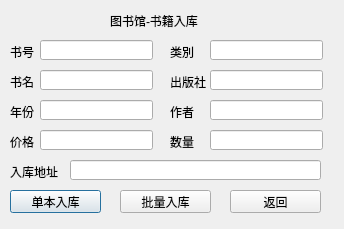
<?xml version="1.0" encoding="UTF-8"?>
<ui version="4.0">
 <class>DStorage</class>
 <widget class="QDialog" name="DStorage">
  <property name="geometry">
   <rect>
    <x>0</x>
    <y>0</y>
    <width>344</width>
    <height>229</height>
   </rect>
  </property>
  <property name="windowTitle">
   <string>Dialog</string>
  </property>
  <widget class="QLabel" name="label">
   <property name="geometry">
    <rect>
     <x>110</x>
     <y>10</y>
     <width>101</width>
     <height>21</height>
    </rect>
   </property>
   <property name="text">
    <string>图书馆-书籍入库</string>
   </property>
  </widget>
  <widget class="QLabel" name="label_2">
   <property name="geometry">
    <rect>
     <x>10</x>
     <y>41</y>
     <width>54</width>
     <height>21</height>
    </rect>
   </property>
   <property name="text">
    <string>书号</string>
   </property>
  </widget>
  <widget class="QLabel" name="label_3">
   <property name="geometry">
    <rect>
     <x>170</x>
     <y>41</y>
     <width>54</width>
     <height>21</height>
    </rect>
   </property>
   <property name="text">
    <string>类別</string>
   </property>
  </widget>
  <widget class="QLabel" name="label_4">
   <property name="geometry">
    <rect>
     <x>10</x>
     <y>72</y>
     <width>54</width>
     <height>20</height>
    </rect>
   </property>
   <property name="text">
    <string>书名</string>
   </property>
  </widget>
  <widget class="QLabel" name="label_5">
   <property name="geometry">
    <rect>
     <x>170</x>
     <y>72</y>
     <width>54</width>
     <height>20</height>
    </rect>
   </property>
   <property name="text">
    <string>出版社</string>
   </property>
  </widget>
  <widget class="QLabel" name="label_6">
   <property name="geometry">
    <rect>
     <x>10</x>
     <y>102</y>
     <width>54</width>
     <height>20</height>
    </rect>
   </property>
   <property name="text">
    <string>年份</string>
   </property>
  </widget>
  <widget class="QLabel" name="label_7">
   <property name="geometry">
    <rect>
     <x>170</x>
     <y>102</y>
     <width>54</width>
     <height>20</height>
    </rect>
   </property>
   <property name="text">
    <string>作者</string>
   </property>
  </widget>
  <widget class="QLineEdit" name="lineEditbno">
   <property name="geometry">
    <rect>
     <x>40</x>
     <y>40</y>
     <width>113</width>
     <height>20</height>
    </rect>
   </property>
  </widget>
  <widget class="QLineEdit" name="lineEditcategory">
   <property name="geometry">
    <rect>
     <x>210</x>
     <y>40</y>
     <width>113</width>
     <height>20</height>
    </rect>
   </property>
  </widget>
  <widget class="QLineEdit" name="lineEdittitle">
   <property name="geometry">
    <rect>
     <x>40</x>
     <y>70</y>
     <width>113</width>
     <height>20</height>
    </rect>
   </property>
  </widget>
  <widget class="QLineEdit" name="lineEditpress">
   <property name="geometry">
    <rect>
     <x>210</x>
     <y>70</y>
     <width>113</width>
     <height>20</height>
    </rect>
   </property>
  </widget>
  <widget class="QLineEdit" name="lineEdityear">
   <property name="geometry">
    <rect>
     <x>40</x>
     <y>100</y>
     <width>113</width>
     <height>20</height>
    </rect>
   </property>
  </widget>
  <widget class="QLineEdit" name="lineEditauthor">
   <property name="geometry">
    <rect>
     <x>210</x>
     <y>100</y>
     <width>113</width>
     <height>20</height>
    </rect>
   </property>
  </widget>
  <widget class="QPushButton" name="pushButtonstorageone">
   <property name="geometry">
    <rect>
     <x>10</x>
     <y>190</y>
     <width>91</width>
     <height>23</height>
    </rect>
   </property>
   <property name="text">
    <string>单本入库</string>
   </property>
  </widget>
  <widget class="QPushButton" name="pushButtonstorage">
   <property name="geometry">
    <rect>
     <x>120</x>
     <y>190</y>
     <width>91</width>
     <height>23</height>
    </rect>
   </property>
   <property name="text">
    <string>批量入库</string>
   </property>
  </widget>
  <widget class="QPushButton" name="pushButtonback">
   <property name="geometry">
    <rect>
     <x>230</x>
     <y>190</y>
     <width>91</width>
     <height>23</height>
    </rect>
   </property>
   <property name="text">
    <string>返回</string>
   </property>
  </widget>
  <widget class="QLabel" name="label_8">
   <property name="geometry">
    <rect>
     <x>10</x>
     <y>132</y>
     <width>54</width>
     <height>20</height>
    </rect>
   </property>
   <property name="text">
    <string>价格</string>
   </property>
  </widget>
  <widget class="QLabel" name="label_9">
   <property name="geometry">
    <rect>
     <x>170</x>
     <y>132</y>
     <width>54</width>
     <height>20</height>
    </rect>
   </property>
   <property name="text">
    <string>数量</string>
   </property>
  </widget>
  <widget class="QLineEdit" name="lineEditprice">
   <property name="geometry">
    <rect>
     <x>40</x>
     <y>130</y>
     <width>113</width>
     <height>20</height>
    </rect>
   </property>
  </widget>
  <widget class="QLineEdit" name="lineEditnumber">
   <property name="geometry">
    <rect>
     <x>210</x>
     <y>130</y>
     <width>113</width>
     <height>20</height>
    </rect>
   </property>
  </widget>
  <widget class="QLabel" name="label_10">
   <property name="geometry">
    <rect>
     <x>10</x>
     <y>162</y>
     <width>54</width>
     <height>20</height>
    </rect>
   </property>
   <property name="text">
    <string>入库地址</string>
   </property>
  </widget>
  <widget class="QLineEdit" name="lineEditaddress">
   <property name="geometry">
    <rect>
     <x>70</x>
     <y>160</y>
     <width>251</width>
     <height>20</height>
    </rect>
   </property>
  </widget>
 </widget>
 <resources/>
 <connections>
  <connection>
   <sender>pushButtonback</sender>
   <signal>clicked()</signal>
   <receiver>DStorage</receiver>
   <slot>accept()</slot>
   <hints>
    <hint type="sourcelabel">
     <x>285</x>
     <y>196</y>
    </hint>
    <hint type="destinationlabel">
     <x>324</x>
     <y>246</y>
    </hint>
   </hints>
  </connection>
 </connections>
</ui>
